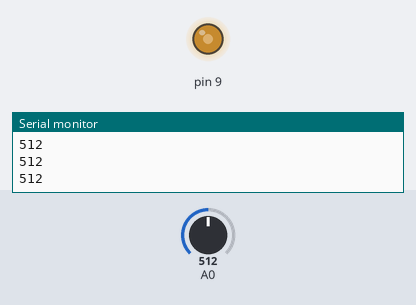
The sketch below on a simulated Arduino Uno, built with avr-gcc and run on an emulated ATmega328P. On the bench: output pins drawn as LEDs (lit = HIGH), the last lines printed to the serial monitor. The test bench sets the inputs (shaded band); at power-on: A0 = 512.

Above: at 1.2 s.
1.3 s: A0 set to 306
At 2.0 s:
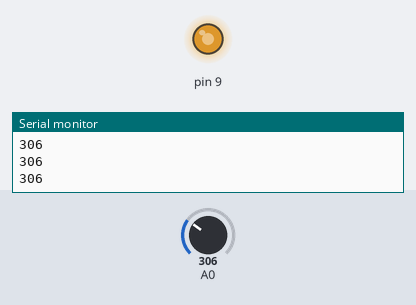
2.8 s: A0 set to 122
At 3.3 s:
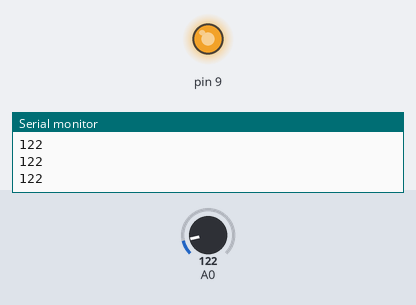
4.3 s: A0 set to 900
At 4.7 s:
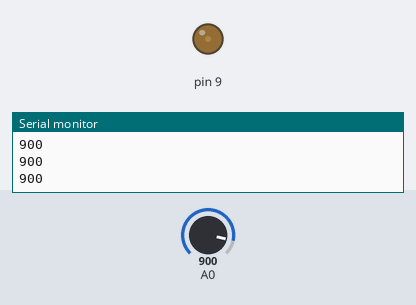
5.8 s: A0 set to 1023
At 7.0 s:
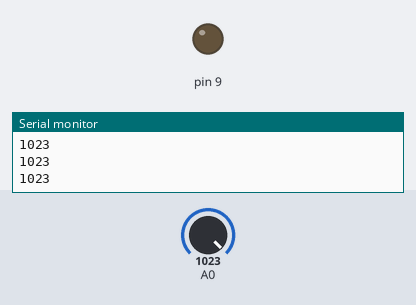
7.3 s: A0 set to 511
At 8.5 s:
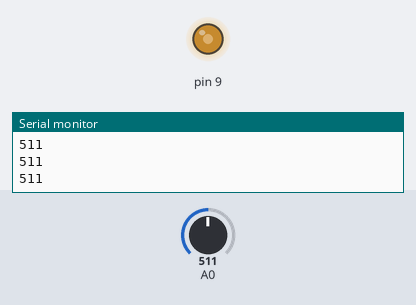
Timing chart, 0 to 9.8 s (numbered marks = the images above; inputs shaded):
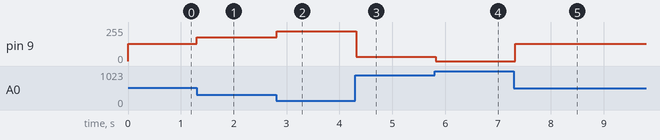

The sketch:

photoresistor.ino
```cpp
int sensorvalue=0;

void setup()
{
  pinMode(A0, INPUT);
  pinMode(9, OUTPUT);
  Serial.begin(9600);
}

void loop()
{
  sensorvalue = analogRead(A0);
  Serial.println(sensorvalue);
  analogWrite(9,map(sensorvalue,0,1023,255,0));
  delay(100);
}
```

Measured:
- after the input at 1.3 s, pin 9: 128/255 → 179/255 at once
- after the input at 2.8 s, pin 9: 179/255 → 225/255 at once
- after the input at 4.3 s, pin 9: 225/255 → 31/255 at once
- after the input at 5.8 s, pin 9: 31/255 → 0/255 at once
- after the input at 7.3 s, pin 9: 0/255 → 128/255 at once
